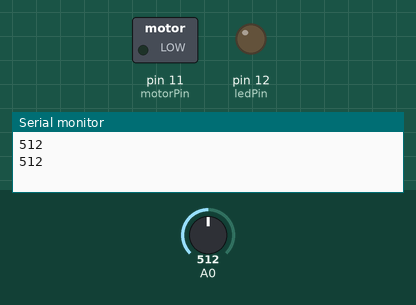
Simulated run of this sketch. Board: Arduino Uno, built with avr-gcc and run on an emulated ATmega328P. On the bench: switched loads named in the sketch (green lamp = pin HIGH), output pins drawn as LEDs (lit = HIGH), the last lines printed to the serial monitor. The inputs (shaded band) are chosen by the test bench; at power-on: A0 = 512.

Above: at 3.8 s.
3.9 s: A0 set to 484
At 6.4 s:
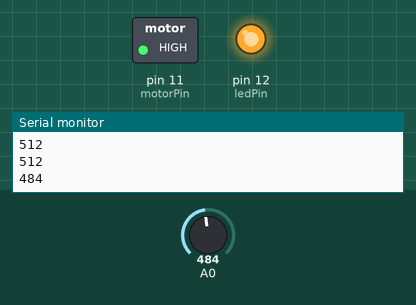
7.8 s: A0 set to 510
At 9.9 s:
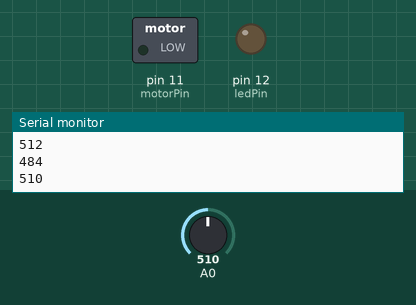
11.7 s: A0 set to 490
At 13.4 s:
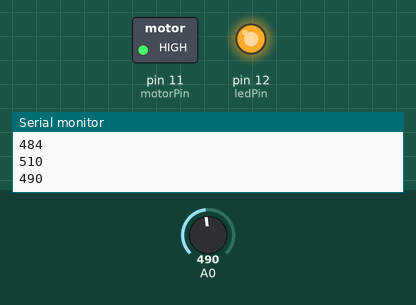
Timing chart, 0 to 14.9 s (numbered marks = the images above; inputs shaded):
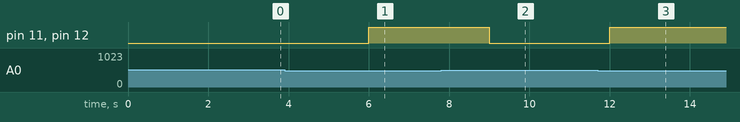

Measured:
- the behaviour switches between 500 and 499 on A0 (found by bisection; images 0 and 1)
- after the input at 3.9 s, pin 11 (motorPin), pin 12 (ledPin): LOW → HIGH after 2.1 s
- after the input at 7.8 s, pin 11 (motorPin), pin 12 (ledPin): HIGH → LOW after 1.2 s
- after the input at 11.7 s, pin 11 (motorPin), pin 12 (ledPin): LOW → HIGH after 0.30 s

The sketch:

jardin.ino
```cpp
const int ledPin = 12;
const int motorPin = 11; // Pino do motor (conecte o motor a este pino)

void setup() {
  // Inicia a comunicação serial
  Serial.begin(9600);
  pinMode(ledPin, OUTPUT);
  pinMode(motorPin, OUTPUT);
}

void loop() {
  // Faz a leitura do sensor
  int leitura = analogRead(A0);
  Serial.println(leitura); // Exibe o valor lido no monitor serial

  if (leitura < 500 && leitura >= 250) {
    digitalWrite(ledPin, HIGH); // Acende o LED se a umidade estiver entre 250 e 499
    digitalWrite(motorPin, HIGH); // Liga o motor quando o LED estiver aceso
  } else {
    digitalWrite(ledPin, LOW); // Mantém o LED apagado se a umidade for maior ou igual a 500 ou menor que 250
    digitalWrite(motorPin, LOW); // Desliga o motor quando o LED estiver apagado
  }

  // Cria um pequeno atraso entre cada medição
  delay(3000);
}
```
